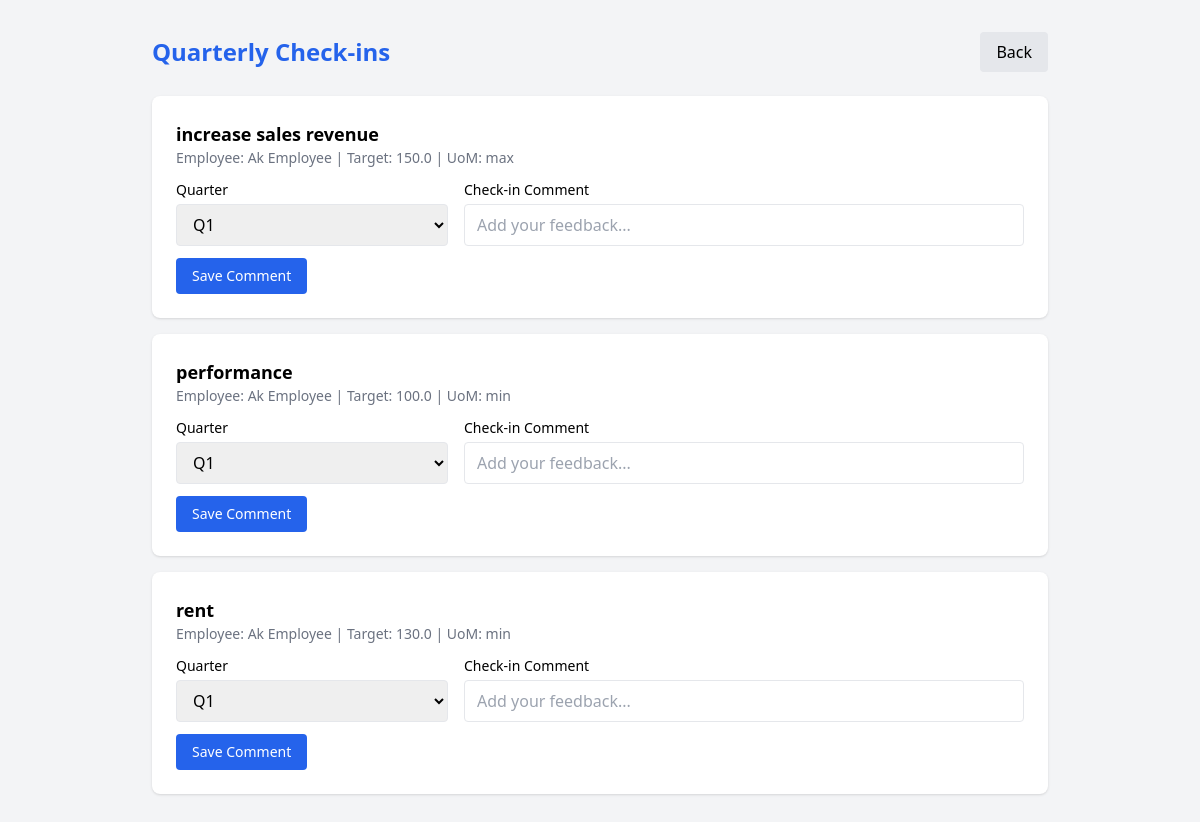
Page /manager/checkin (signed in) on the earlier database version.
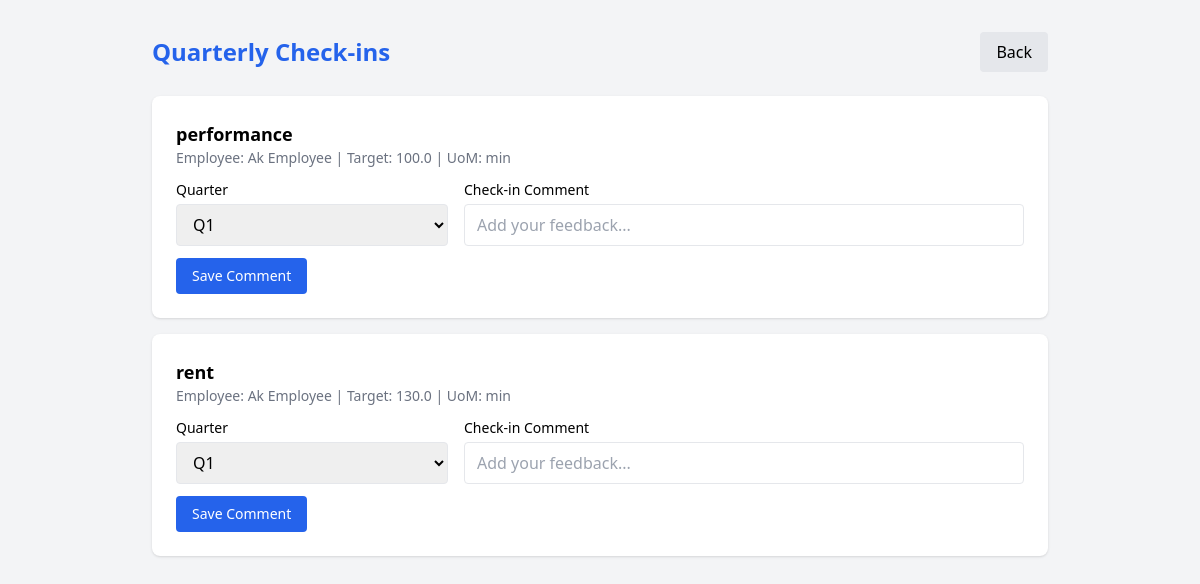
Same page on the later database version.
### app/models.py (models this page shows)
class Goal(Base):
    __tablename__ = "goals"
    id = Column(Integer, primary_key=True, index=True)
    employee_id = Column(Integer, ForeignKey("users.id"), nullable=False)
    title = Column(String, nullable=False)
    thrust_area = Column(String, nullable=False)
    uom_type = Column(String, nullable=False)  # min / max / zero / timeline
    target = Column(Float, nullable=False)
    weightage = Column(Float, nullable=False)
    status = Column(String, default="draft")  # draft / submitted / approved / locked
    is_shared = Column(Boolean, default=False)
    parent_goal_id = Column(Integer, ForeignKey("goals.id"), nullable=True)
    created_at = Column(DateTime, default=datetime.utcnow)
    employee = relationship("User", back_populates="goals")
    achievements = relationship("Achievement", back_populates="goal")
    audit_logs = relationship("AuditLog", back_populates="goal")

class User(Base):
    __tablename__ = "users"
    id = Column(Integer, primary_key=True, index=True)
    name = Column(String, nullable=False)
    email = Column(String, unique=True, nullable=False)
    password = Column(String, nullable=False)
    role = Column(String, nullable=False)  # employee / manager / admin
    manager_id = Column(Integer, ForeignKey("users.id"), nullable=True)
    manager = relationship("User", remote_side=[id], backref="team")
    goals = relationship("Goal", back_populates="employee")

### app/routes/manager.py (the view)
@router.get("/checkin")
def checkin_page(request: Request, user=Depends(require_manager), db: Session = Depends(get_db)):
    team = db.query(User).filter(User.manager_id == user.id).all()
    team_ids = [u.id for u in team]
    goals = db.query(Goal).filter(Goal.employee_id.in_(team_ids), Goal.status == "locked").all()
    return templates.TemplateResponse(request, "manager/checkin.html", {
        "user": user, "goals": goals, "quarters": ["Q1", "Q2", "Q3", "Q4"]
    })

### app/templates/manager/checkin.html (shortened to what this page needs)
<!DOCTYPE html>
<html>
<head>
    <script src="https://cdn.tailwindcss.com"></script>
</head>
<body class="bg-gray-100 p-8">
<div class="max-w-4xl mx-auto">
    <div class="flex justify-between items-center mb-6">
        <h1 class="text-2xl font-bold text-blue-600">Quarterly Check-ins</h1>
        <a href="/manager/dashboard" class="bg-gray-200 px-4 py-2 rounded">Back</a>
    </div>
    {% if not goals %}
    <div class="bg-white rounded-lg shadow p-6 text-center text-gray-500">
        No approved goals yet.
    </div>
    {% else %}
    {% for goal in goals %}
    <div class="bg-white rounded-lg shadow p-6 mb-4">
        <h2 class="font-semibold text-lg">{{ goal.title }}</h2>
        <p class="text-sm text-gray-500 mb-3">
            Employee: {{ goal.employee.name }} |
            Target: {{ goal.target }} | UoM: {{ goal.uom_type }}
        </p>
        <form method="POST" action="/manager/checkin/save">
            <div class="grid grid-cols-3 gap-4">
                <div>
                    <label class="block text-sm font-medium mb-1">Quarter</label>
                    <select name="quarter" class="w-full border rounded px-3 py-2">
                        {% for q in quarters %}
                        <option value="{{ q }}">{{ q }}</option>
                        {% endfor %}
                    </select>
                </div>
                <div class="col-span-2">
                    <label class="block text-sm font-medium mb-1">Check-in Comment</label>
                    <input type="text" name="comment" placeholder="Add your feedback..."
                        class="w-full border rounded px-3 py-2">
                </div>
            </div>
            <button type="submit" class="mt-3 bg-blue-600 text-white px-4 py-2 rounded hover:bg-blue-700 text-sm">
                Save Comment
            </button>
        </form>
    </div>
    {% endfor %}
    {% endif %}
</div>
</body>
</html>

Differences in the rows shown:
no longer on this page (row edited): Goal: title "increase sales revenue", employee.name "Ak Employee", target "150.0", uom_type "max"
